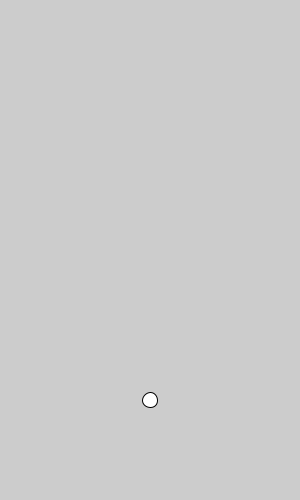
Frame 1 (no input)
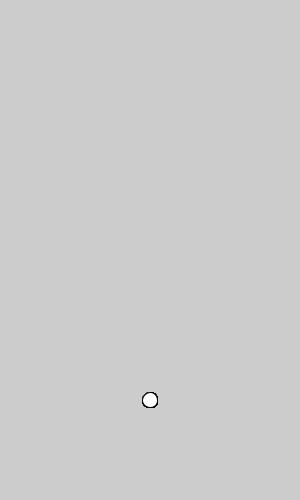
Frame 60 (the mouse pressed at the canvas centre just before this capture)
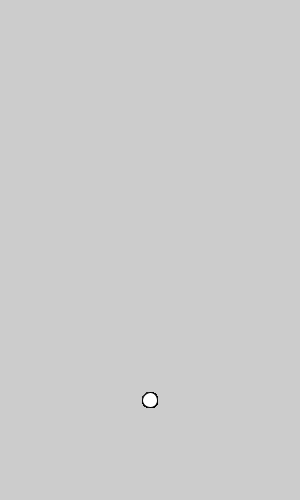
Frame 120 (the mouse held since frame 60 and released just before this capture)

The Processing sketch that drew these frames (run headless with seeded random() and noise(); from frame 60 on, the mouse is pressed at the canvas centre):

// Processing sketch: doodle_jump01
// ── doodle_jump01.pde
//Doodle Jump: (1) jumping 主角, (2) 跳起來, (3) 卡住, (4) 畫面捲動
float x=150, y=400, vx=0, vy=0;
boolean jumping=false;
void setup(){
  size(300,500);
}
void draw(){
  //background(255);
  ellipse(x,y, 15,15);
  y += vy;
  if(jumping) vy += 0.98;//重力加速度
  if(y>400) y=400;//地板
}
void keyPressed(){
  if(keyCode==UP){//(2) 跳起來
    vy = -20; jumping=true;
  }
}
